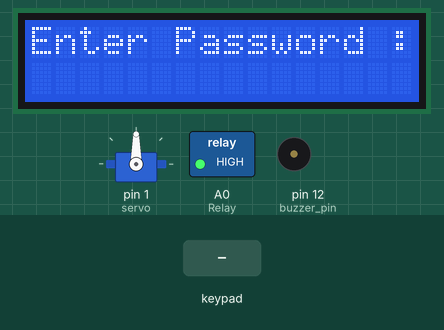
A sketch run on a simulated Arduino Uno, built with avr-gcc and run on an emulated ATmega328P. Parts: 16×2 character LCD, servo, switched loads named in the sketch (green lamp = pin HIGH), buzzer (waves = sounding). The inputs (shaded band) are chosen by the test bench.

Above: at 1.2 s.
1.3 s: keypad keys 5 4 2 1 5 9 pressed 0.4 s apart
At 4.4 s:
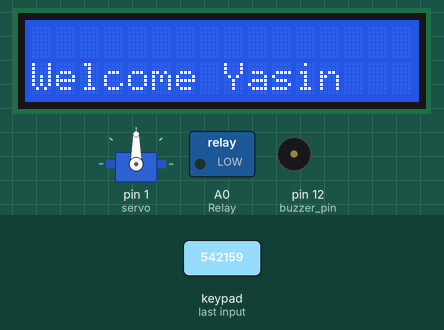
5.2 s: keypad keys 8 5 2 5 6 5 pressed 0.4 s apart
At 8.5 s:
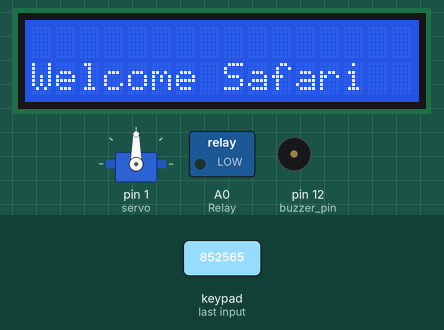
10.6 s: keypad keys 4 7 7 1 1 4 pressed 0.4 s apart
At 13.9 s:
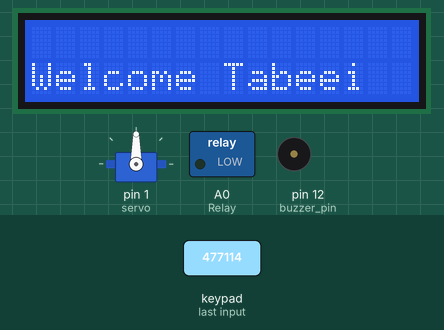
15.7 s: key '1' pressed
At 16.6 s:
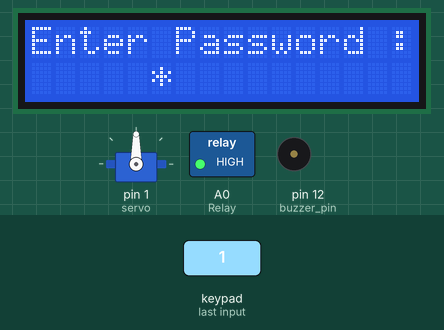
17.2 s: key '2' pressed
At 17.9 s:
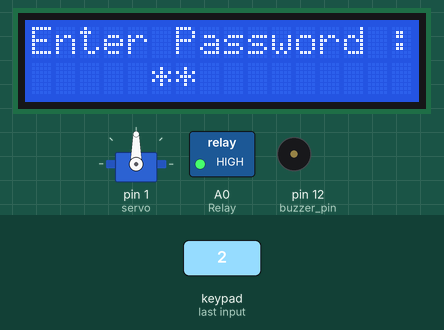
Timing chart, 0 to 19.7 s (numbered marks = the images above; inputs shaded):
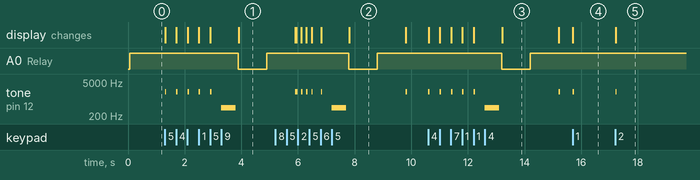

Measured:
- after the input at 1.3 s, A0 (Relay): HIGH → LOW after 2.6 s, → HIGH 1.0 s later; tone on pin 12 (buzzer_pin): plays 2000 Hz for 0.05 s, 2000 Hz for 0.05 s, 2000 Hz for 0.05 s, 2000 Hz for 0.05 s, 2000 Hz for 0.05 s, 440 Hz for 0.50 s, starting at once; the display: first changes at once (image 1 shows a later state)
- after the input at 5.2 s, A0 (Relay): HIGH → LOW after 2.6 s, → HIGH 1.0 s later; the display: first differs from a run without the input after 0.73 s (image 2 shows a later state)
- after the input at 10.6 s, A0 (Relay): HIGH → LOW after 2.6 s, → HIGH 1.0 s later; tone on pin 12 (buzzer_pin): plays 2000 Hz for 0.05 s, 2000 Hz for 0.05 s, 2000 Hz for 0.05 s, 2000 Hz for 0.05 s, 2000 Hz for 0.05 s, 440 Hz for 0.50 s … (7 notes in this stretch), starting at once; the display: first changes at once (image 3 shows a later state)
- after the input at 15.7 s, tone on pin 12 (buzzer_pin): silent → 2000 Hz at once, → silent 0.05 s later; the display: changes at once (image 4)
- after the input at 17.2 s, tone on pin 12 (buzzer_pin): silent → 2000 Hz at once, → silent 0.05 s later; the display: changes at once (image 5)
- what the display in image 2 shows lasts 2.0 s, from 7.8 s to 9.8 s

The sketch:

door-lock.ino
```cpp
#include <Keypad.h>
#include <LiquidCrystal.h>
#include <ezBuzzer.h>
#include <Wire.h>
#include <Servo.h>


#define Relay A0

Servo servo;

const int rows = 4;
const int cols = 4;

String pad;
String pad_password;
char keypressed;
char keypressed_password;

String password_1 = "542159";
String password_2 = "852565";
String password_3 = "477114";
String password_4 = "699335";
String password_5 = "569669";
String password_6 = "119559";
String password_7 = "287991";
String password_8 = "335597";
String password_Admin = "516271";

const int buzzer_pin = 12;

int cursorColumn = 0;

char keys[rows][cols] = {
  {'1', '2', '3', 'f1'},
  {'4', '5', '6', 'f2'},
  {'7', '8', '9', 'f3'},
  {'.', '0', '=', 'f4'},
};

byte pin_rows[rows] = {9, 8, 7, 6};
byte pin_cols[cols] = {5, 4, 3, 2};

Keypad keypad = Keypad(makeKeymap(keys), pin_rows, pin_cols, rows, cols);
LiquidCrystal lcd(10, 11, A2, A3, A4, A5);
ezBuzzer buzzer(buzzer_pin);


void setup() {
  Serial.begin(9600);
  lcd.begin(16, 2);
  pinMode(Relay, OUTPUT);
  digitalWrite(Relay, 1);
  servo.attach(1);
  pinMode(buzzer_pin, OUTPUT);

}

void loop() {
  if (pad != password_Admin) {
    LcdStart();
    readKeypad();
    CheckPassword();
  }
  // while (pad == password_Admin){
  //   AddNewPassword();
  // }

}


void CheckPassword() {
  while (keypressed == "=") {
    lcd.clear();
    pad = "";
  }

  while (pad == password_1 || pad == password_2 || pad == password_3 || pad == password_4 || pad == password_5 || pad == password_6 || pad == password_7 || pad == password_8 || pad == password_Admin) {

    if (pad == password_1) {
      OpenDoor();
      lcd.print("Welcome Yasin");
      CloseDoor();
    }else if (pad == password_2) {
      OpenDoor();
      lcd.print("Welcome Safari");
      CloseDoor();
    }else if (pad == password_3) {
      OpenDoor();
      lcd.print("Welcome Tabeei");
      CloseDoor();
    }else if (pad == password_4) {
      OpenDoor();
      lcd.print("Welcome Nesaei");
      CloseDoor();
    }else if (pad == password_5) {
      OpenDoor();
      lcd.print("Welcome Maldar");
      CloseDoor();
    }else if (pad == password_6) {
      OpenDoor();
      lcd.print("WLC NOORMohamadi");
      CloseDoor();
    }else if (pad == password_7) {
      OpenDoor();
      lcd.print("Welcome Ghavidel");
      CloseDoor();
    }else if (pad == password_8) {
      OpenDoor();
      lcd.print("WLC Ghodosian");
      CloseDoor();
    }
    // else if (pad == password_Admin) {
    //   AddNewPassword();
    // }


  }
  if (pad.length() >= 6) {
    tone(buzzer_pin, 640);
    delay(300);
    lcd.clear();
    pad = "";
    keypressed = NULL;
    noTone(buzzer_pin);
  }

}

void OpenDoor() {
  tone(buzzer_pin, 440);
  delay(500);
  noTone(buzzer_pin);
  delay(100);
  digitalWrite(Relay, 0);
  lcd.clear();
  lcd.setCursor(0, 1);
}

void CloseDoor() {
  delay(1000);
  digitalWrite(Relay, 1);
  delay(1000);
  lcd.clear();
  pad = "";
}

void LcdStart() {
  lcd.setCursor(0, 0);
  lcd.print("Enter Password : ");
  lcd.setCursor(5, 1);
  for (int i = 0; i < pad.length(); i++) {
    lcd.print("*");
  }
}

void readKeypad() {
  buzzer.loop();
  char keypressed = keypad.getKey();

  if (keypressed == '=') {
    lcd.clear();
    pad = "";
    keypressed = NULL;
  }

  String konv = String(keypressed);
  pad += konv;

  if (keypressed) {
    buzzer.beep(50);
  }

}

// BUG
void AddNewPassword() {
  buzzer.loop();
  lcd.clear();
  lcd.setCursor(0, 0);
  lcd.print("Add[1] Open[2]");
  char keypressed_password = keypad.getKey();
  String konv_password = String(keypressed_password);
  pad_password += konv_password;

  if (keypressed_password == '1') {
    lcd.setCursor(5, 1);
    lcd.print(pad_password);
  }
  if (keypressed_password == '2') {
    lcd.print("YOOOOOOOOO");
  }

  if(keypressed_password == '=') {
    lcd.clear();
    pad_password = "";
    keypressed_password = NULL;
  }

  if(keypressed_password) {
    buzzer.beep(50);
  }

}

// ahmad - nesaei - ghavidel - sadegh - maldar - safari - ghodos - yasin
```
